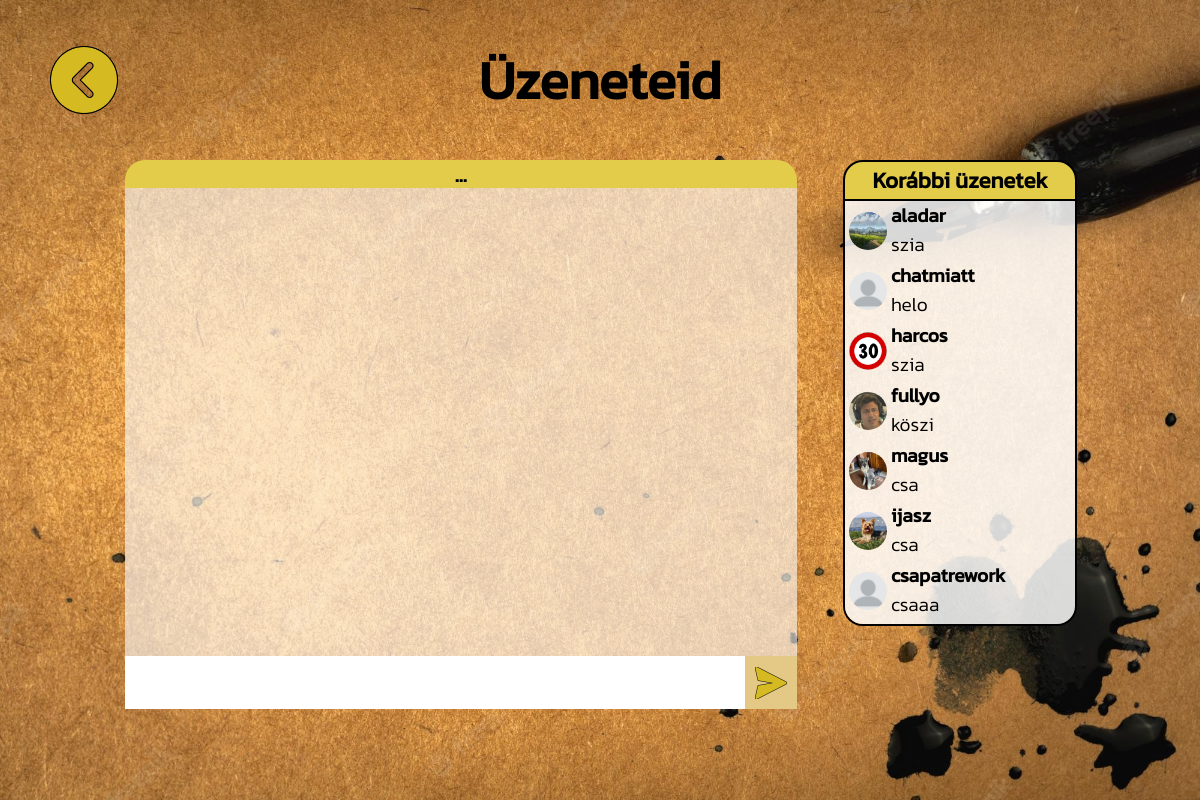
/uzenetek/ (signed in), run on the app's committed database.
### private_chat/models.py (models this page shows)
class PrivateChatRoomMessage(models.Model):
	user 			= models.ForeignKey(settings.AUTH_USER_MODEL, on_delete=models.CASCADE)
	room 			= models.ForeignKey(PrivateChatRoom, on_delete=models.CASCADE)
	sending_time	= models.DateTimeField(auto_now_add=True)
	content 		= models.TextField(unique=False, blank=False)
	objects = PrivateChatRoomMessageManager()
	def __str__(self):
		return self.content
	def get_sending_time(self):
		return self.sending_time

### account/models.py (models this page shows, shortened)
class Account(AbstractBaseUser):
	username		= models.CharField(verbose_name = 'username', max_length = 20, unique = True)
	email 			= models.EmailField(verbose_name = 'email', max_length = 128, unique = True)
	date_joined		= models.DateTimeField(verbose_name = 'date joined', auto_now_add = True)
	last_login		= models.DateTimeField(verbose_name = 'last login', auto_now = True)
	description 	= models.TextField(verbose_name='description', max_length=200, null=True, blank=True)
	is_admin		= models.BooleanField(default=False)
	is_superuser	= models.BooleanField(default=False)
	is_staff		= models.BooleanField(default=False)
	is_active		= models.BooleanField(default=True) # - lehet false pl email-es aktivalas
	profile_image	= models.ImageField(null=True, blank=True, upload_to=profile_image_path)
	objects = CustomAccountManager()
	USERNAME_FIELD 	= 'username'
	REQUIRED_FIELDS	= ['email']

### private_chat/views.py (the view, shortened to what this page needs)
# urls.py: path('', private_chat_page_view, name='private_chat_room'),
@login_required(login_url='login')
def private_chat_page_view(request, *args, **kwargs):
	user = request.user
	room_id = request.GET.get('szoba_id')
	context = {}
	rooms_parameter_user1 = PrivateChatRoom.objects.filter(user1=user)
	rooms_parameter_user2 = PrivateChatRoom.objects.filter(user2=user)
	rooms = list(chain(rooms_parameter_user1, rooms_parameter_user2)) # mergeli és eltávolítja a duplikált elemeket
	messages_and_users = []
	users = []
	for room in rooms:
		if room.user1 == user:
			other_user = room.user2
		else:
			other_user = room.user1
		try:
			profile_image = other_user.profile_image.url
		except Exception as e:
			profile_image = STATIC_IMAGE_PATH_IF_DEFAULT_PIC_SET
		try:
			recent_message = PrivateChatRoomMessage.objects.filter(room=room).order_by('-sending_time')[0]
		except:
			recent_message = (f'{room.user1} létrehozta a szobát')
		"""
		strhez a sending timeot is hozza kell adni
		print('heh')
		recent_message_list = str(recent_message).split()
		recent_message = recent_message_list[0] # csak a message
		date_string = recent_message_list[1] + " " + recent_message_list[2] # a dátum
		print(date_string)
		print('heh vege')
		#print(PrivateChatRoomMessage.objects.filter(room=room).order_by('-sending_time')[0])
		"""
		try:
			recent_message_sending_time = PrivateChatRoomMessage.objects.filter(room=room).order_by('-sending_time')[0].get_sending_time() # megkaptuk a legutolso uzenet kuldesi datumat
		except:
			recent_message_sending_time = DEFAULT_SENDING_TIME
		has_new_messages = False
		try:
			unread_messages_count = UnreadPrivateChatRoomMessages.objects.get(room=room, user=user).unread_messages_count
			if unread_messages_count > 0:
				has_new_messages = True
			else:
				has_new_messages = False
		except:
			pass
		messages_and_users.append({
				'message': recent_message,
				'recent_message_sending_time': recent_message_sending_time,
				'other_user': other_user,
				'profile_image': profile_image,
				'has_new_messages': has_new_messages,
			})
	messages_and_users = sorted(messages_and_users, key=lambda x: x['recent_message_sending_time'], reverse=True)
	try:
		account = Account.objects.get(id=request.user.id)
	except:
		account = None
		pass
	context['debug_mode'] = settings.DEBUG
	context['messages_and_users'] = messages_and_users
	context['account'] = account
	context['len_messages_and_users'] = len(messages_and_users)
	return render(request, 'private_chat/private_chat_room.html', context)

### private_chat/templates/private_chat/private_chat_room.html (shortened to what this page needs)
{% extends 'base_new.html' %}
{% load static %}
{% block content %}
<div id="private-chat-page">
	<div id="private-chat-title">
		<div id="private-chat-title-left">
			<div id="main-page-button">
				<img src="{% static 'images/previous-button.png' %}" alt="Vissza" class="go-to-main-page" onmouseover="changeColor(this)" onmouseout="resetColor(this)">
			</div>
		</div>
		<div id="private-chat-title-center">
			<div>
				<h1 id="private-chat-title-text-h1">Üzeneteid</h1>
			</div>
		</div>
	</div>
	<div id="private-chat-page-chat-container">
		<div id="private-chat-main-container">
			<div id="private-chat-page-messages">
					<div id="private-chat-room-title-container">
						<div id="private-chat-room-title">
							<h3 id="private-chat-other-user-name">...</h3>
						</div>
					</div>
					<div id="private-chat-container">
						<div class="chat-messages" id="chat_messages_id">
						</div>
						<div class="send-new-message-container">
							<textarea class="send-new-message-textarea" id="send-new-message-textarea-id"></textarea>
							<div id="send-new-message-button">
								<img src="{% static 'images/send-message-icon.png' %}" alt="küldés">
							</div>
						</div>
						<div id="error-message-div">
						</div>
					</div>
			</div>
			<div id="private-chat-page-nav">
				<div id="private-chat-page-recent-users">
						<div id="recent-users-title">
							<h3>Korábbi üzenetek</h3>
						</div>
						<div id="recent-users-list">
							{% for message_and_user in messages_and_users %}
								{% if message_and_user.has_new_messages %}
									<div class="earlier-message" onclick="selectUserChatRoom('{{message_and_user.other_user.id}}')" style="background-color: #afafaf; font-family: 'Kanit-Bold'; color: #1743ff" onmouseover="changeBackgroundPrivateMessage(this, true)" onmouseout="resetBackgroundPrivateMessage(this, true)">
										<div class="earlier-message-profile-image">
											<img class="profile-image" src="{{message_and_user.profile_image}}" >
										</div>
										<div class="earlier-message-body">
											<div class="earlier-message-body-username">
												<span class="username-recent-message">{{message_and_user.other_user.username}} </span>
											</div>
											<div class="earlier-message-body-message">
												<span>{{message_and_user.message|truncatechars:25}}</span>
											</div>
										</div>
									</div>
								{% else %}
									<div class="earlier-message" onclick="selectUserChatRoom('{{message_and_user.other_user.id}}')" style="background-color: rgba(255, 255, 255, 0.6);" onmouseover="changeBackgroundPrivateMessage(this, false)" onmouseout="resetBackgroundPrivateMessage(this, false)">
										<div class="earlier-message-profile-image">
											<img class="profile-image" src="{{message_and_user.profile_image}}" >
										</div>
										<div class="earlier-message-body">
											<div class="earlier-message-body-username">
												<span id="username-recent-message">{{message_and_user.other_user.username}}</span>
											</div>
											<div class="earlier-message-body-message">
												<span>{{message_and_user.message|truncatechars:25}}</span>
											</div>
										</div>
									</div>
								{% endif %}
							{% endfor %}
						</div>
				</div>
			</div>
		</div>
	</div>
	<div id="private-chat-footer">
	</div>
</div>
{% endblock content %}

### templates/base_new.html (shortened to what this page needs)
{% load static %}
<!DOCTYPE html>
<html>
<head>
</head>
<body>
	<div class="main">
		<div class="main-container">
		{% block content %}
		{% endblock %}
		</div>
	</div>
</body>
</html>

### templates/base_new.html (style rules this page uses)
* { margin: 0; padding: 0; }
.main { width: 100vw; height: 100vh; background-color: blanchedalmond; }
.main-container { display: flex; justify-content: center; align-items: center; height: 100%; width: 100%; background-color: black; }

### data on the page
PrivateChatRoomMessage: shows a picture, other_user.username "aladar", message "szia"
PrivateChatRoomMessage: other_user.username "chatmiatt", message "helo"
PrivateChatRoomMessage: shows a picture, other_user.username "harcos", message "szia"
PrivateChatRoomMessage: shows a picture, other_user.username "fullyo", message "köszi"
PrivateChatRoomMessage: shows a picture, other_user.username "magus", message "csa"
PrivateChatRoomMessage: shows a picture, other_user.username "ijasz", message "csa"
PrivateChatRoomMessage: other_user.username "csapatrework", message "csaaa"
